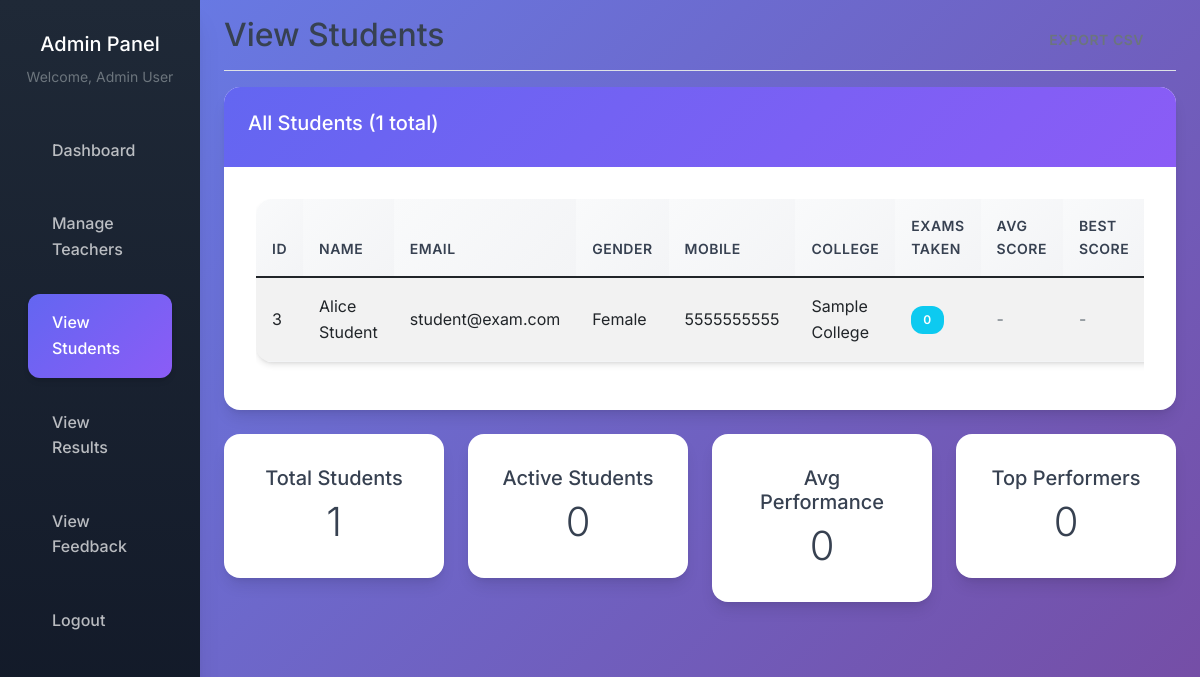
Screenshot of /admin/view_students.php (signed in) with the database file from the repository.
### tables this page shows
CREATE TABLE users (
    id INT PRIMARY KEY AUTO_INCREMENT,
    name VARCHAR(100) NOT NULL,
    email VARCHAR(100) UNIQUE NOT NULL,
    password VARCHAR(255) NOT NULL,
    role ENUM('admin', 'teacher', 'student') NOT NULL DEFAULT 'student',
    gender ENUM('male', 'female', 'other') NOT NULL,
    mobile VARCHAR(15) NOT NULL,
    college VARCHAR(100) NOT NULL,
    created_at TIMESTAMP DEFAULT CURRENT_TIMESTAMP,
    updated_at TIMESTAMP DEFAULT CURRENT_TIMESTAMP ON UPDATE CURRENT_TIMESTAMP,
    INDEX idx_email (email),
    INDEX idx_role (role)
);

### admin/view_students.php (the view, shortened to what this page needs)
<?php
require_once '../includes/functions.php';
$stmt = $conn->prepare("
    SELECT u.*,
           COUNT(r.id) as total_exams_taken,
           AVG(r.score) as avg_score,
           MAX(r.score) as best_score
    FROM users u
    LEFT JOIN results r ON u.id = r.user_id
    WHERE u.role = 'student'
    GROUP BY u.id
    ORDER BY u.name
");
$stmt->execute();
$students = $stmt->get_result();
?>
<!DOCTYPE html>
<html lang="en">
<head>
    <link href="https://cdn.jsdelivr.net/npm/bootstrap@5.1.3/dist/css/bootstrap.min.css" rel="stylesheet">
    <link rel="stylesheet" href="../assets/css/style.css">
</head>
<body>
    <div class="container-fluid">
        <div class="row">
            <nav class="col-md-3 col-lg-2 d-md-block sidebar">
                <div class="position-sticky">
                    <div class="text-center mb-4">
                        <h5 class="text-white">Admin Panel</h5>
                        <small class="text-muted">Welcome, <?php echo htmlspecialchars($_SESSION['name']); ?></small>
                    </div>
                    <ul class="nav flex-column">
                        <li class="nav-item">
                            <a class="nav-link" href="dashboard.php">
                                Dashboard
                            </a>
                        </li>
                        <li class="nav-item">
                            <a class="nav-link" href="manage_teachers.php">
                                Manage Teachers
                            </a>
                        </li>
                        <li class="nav-item">
                            <a class="nav-link active" href="view_students.php">
                                View Students
                            </a>
                        </li>
                        <li class="nav-item">
                            <a class="nav-link" href="view_results.php">
                                View Results
                            </a>
                        </li>
                        <li class="nav-item">
                            <a class="nav-link" href="view_feedback.php">
                                View Feedback
                            </a>
                        </li>
                        <li class="nav-item">
                            <a class="nav-link" href="../logout.php">
                                Logout
                            </a>
                        </li>
                    </ul>
                </div>
            </nav>
            <main class="col-md-9 ms-sm-auto col-lg-10 px-md-4">
                <div class="d-flex justify-content-between flex-wrap flex-md-nowrap align-items-center pt-3 pb-2 mb-3 border-bottom">
                    <h1 class="h2">View Students</h1>
                    <div class="btn-toolbar mb-2 mb-md-0">
                        <div class="btn-group me-2">
                            <button class="btn btn-sm btn-outline-secondary" onclick="exportToCSV()">Export CSV</button>
                        </div>
                    </div>
                </div>
                <div class="card">
                    <div class="card-header">
                        <h5>All Students (<?php echo $students->num_rows; ?> total)</h5>
                    </div>
                    <div class="card-body">
                        <div class="table-responsive">
                            <table class="table table-striped" id="studentsTable">
                                <thead>
                                    <tr>
                                        <th>ID</th>
                                        <th>Name</th>
                                        <th>Email</th>
                                        <th>Gender</th>
                                        <th>Mobile</th>
                                        <th>College</th>
                                        <th>Exams Taken</th>
                                        <th>Avg Score</th>
                                        <th>Best Score</th>
                                    </tr>
                                </thead>
                                <tbody>
                                    <?php while ($student = $students->fetch_assoc()): ?>
                                    <tr>
                                        <td><?php echo $student['id']; ?></td>
                                        <td><?php echo htmlspecialchars($student['name']); ?></td>
                                        <td><?php echo htmlspecialchars($student['email']); ?></td>
                                        <td><?php echo ucfirst($student['gender']); ?></td>
                                        <td><?php echo htmlspecialchars($student['mobile']); ?></td>
                                        <td><?php echo htmlspecialchars($student['college']); ?></td>
                                        <td>
                                            <span class="badge bg-info"><?php echo $student['total_exams_taken']; ?></span>
                                        </td>
                                        <td>
                                            <?php if ($student['avg_score']): ?>
                                                <span class="badge bg-<?php echo $student['avg_score'] >= 80 ? 'success' : ($student['avg_score'] >= 60 ? 'warning' : 'danger'); ?>">
                                                    <?php echo number_format($student['avg_score'], 1); ?>
                                                </span>
                                            <?php else: ?>
                                                <span class="text-muted">-</span>
                                            <?php endif; ?>
                                        </td>
                                        <td>
                                            <?php if ($student['best_score']): ?>
                                                <span class="badge bg-primary"><?php echo number_format($student['best_score'], 1); ?></span>
                                            <?php else: ?>
                                                <span class="text-muted">-</span>
                                            <?php endif; ?>
                                        </td>
                                    </tr>
                                    <?php endwhile; ?>
                                </tbody>
                            </table>
                        </div>
                    </div>
                </div>
                <div class="row mt-4">
                    <div class="col-md-3">
                        <div class="card text-center">
                            <div class="card-body">
                                <h5 class="card-title">Total Students</h5>
                                <p class="card-text display-6"><?php echo $students->num_rows; ?></p>
                            </div>
                        </div>
                    </div>
                    <div class="col-md-3">
                        <div class="card text-center">
                            <div class="card-body">
                                <h5 class="card-title">Active Students</h5>
                                <p class="card-text display-6">
                                    <?php
                                    $stmt = $conn->prepare("SELECT COUNT(DISTINCT user_id) as active_students FROM results");
                                    $stmt->execute();
                                    echo $stmt->get_result()->fetch_assoc()['active_students'];
                                    ?>
                                </p>
                            </div>
                        </div>
                    </div>
                    <div class="col-md-3">
                        <div class="card text-center">
                            <div class="card-body">
                                <h5 class="card-title">Avg Performance</h5>
                                <p class="card-text display-6">
                                    <?php
                                    $stmt = $conn->prepare("SELECT AVG(score) as avg_performance FROM results");
                                    $stmt->execute();
                                    $avg = $stmt->get_result()->fetch_assoc()['avg_performance'];
                                    echo $avg ? number_format($avg, 1) : '0';
                                    ?>
                                </p>
                            </div>
                        </div>
                    </div>
                    <div class="col-md-3">
                        <div class="card text-center">
                            <div class="card-body">
                                <h5 class="card-title">Top Performers</h5>
                                <p class="card-text display-6">
                                    <?php
                                    $stmt = $conn->prepare("SELECT COUNT(DISTINCT user_id) as top_performers FROM results WHERE score >= 80");
                                    $stmt->execute();
                                    echo $stmt->get_result()->fetch_assoc()['top_performers'];
                                    ?>
                                </p>
                            </div>
                        </div>
                    </div>
                </div>
            </main>
        </div>
    </div>
</body>
</html>

### assets/css/style.css (style rules this page uses)
:root { --primary-color: #6366f1; --primary-dark: #4f46e5; --secondary-color: #8b5cf6; --success-color: #10b981; --warning-color: #f59e0b; --danger-color: #ef4444; --info-color: #06b6d4; --dark-color: #1f2937; --light-color: #f8fafc; --white: #ffffff; --gray-50: #f9fafb; --gray-100: #f3f4f6; --gray-200: #e5e7eb; --gray-300: #d1d5db; --gray-400: #9ca3af; --gray-500: #6b7280; --gray-600: #4b5563; --gray-700: #374151; --gray-800: #1f2937; --gray-900: #111827; --shadow-sm: 0 1px 2px 0 rgb(0 0 0 / 0.05); --shadow: 0 1px 3px 0 rgb(0 0 0 / 0.1), 0 1px 2px -1px rgb(0 0 0 / 0.1); --shadow-md: 0 4px 6px -1px rgb(0 0 0 / 0.1), 0 2px 4px -2px rgb(0 0 0 / 0.1); --shadow-lg: 0 10px 15px -3px rgb(0 0 0 / 0.1), 0 4px 6px -4px rgb(0 0 0 / 0.1); --shadow-xl: 0 20px 25px -5px rgb(0 0 0 / 0.1), 0 8px 10px -6px rgb(0 0 0 / 0.1); --border-radius: 0.75rem; --border-radius-lg: 1rem; --border-radius-xl: 1.5rem; }
* { margin: 0; padding: 0; box-sizing: border-box; }
body { font-family: 'Inter', -apple-system, BlinkMacSystemFont, 'Segoe UI', Roboto, sans-serif; background: linear-gradient(135deg, #667eea 0%, #764ba2 100%); min-height: 100vh; color: var(--gray-700); line-height: 1.6; }
.card { background: var(--white); border: none; border-radius: var(--border-radius-lg); box-shadow: var(--shadow-lg); transition: all 0.3s ease; overflow: hidden; }
.card-header { background: linear-gradient(135deg, var(--primary-color), var(--secondary-color)); color: var(--white); border: none; padding: 1.5rem; font-weight: 600; font-size: 1.1rem; }
.card-body { padding: 2rem; }
.btn { font-weight: 600; padding: 0.75rem 1.5rem; border-radius: var(--border-radius); border: none; transition: all 0.3s ease; position: relative; overflow: hidden; text-transform: uppercase; letter-spacing: 0.5px; font-size: 0.875rem; }
.btn::before { content: ''; position: absolute; top: 0; left: -100%; width: 100%; height: 100%; background: linear-gradient(90deg, transparent, rgba(255, 255, 255, 0.2), transparent); transition: left 0.5s; }
.table { background: var(--white); border-radius: var(--border-radius-lg); overflow: hidden; box-shadow: var(--shadow-md); }
.table th { background: linear-gradient(135deg, var(--gray-50), var(--gray-100)); border: none; font-weight: 600; color: var(--gray-700); padding: 1rem; text-transform: uppercase; letter-spacing: 0.5px; font-size: 0.875rem; }
.table td { padding: 1rem; border-bottom: 1px solid var(--gray-100); vertical-align: middle; }
.sidebar { background: linear-gradient(180deg, var(--gray-800), var(--gray-900)); min-height: 100vh; padding-top: 2rem; box-shadow: var(--shadow-xl); }
.sidebar .nav-link { color: rgba(255, 255, 255, 0.7); padding: 1rem 1.5rem; border-radius: var(--border-radius); margin: 0.5rem 1rem; transition: all 0.3s ease; font-weight: 500; position: relative; overflow: hidden; }
.sidebar .nav-link::before { content: ''; position: absolute; top: 0; left: -100%; width: 100%; height: 100%; background: linear-gradient(90deg, transparent, rgba(255, 255, 255, 0.1), transparent); transition: left 0.5s; }
.sidebar .nav-link.active { background: linear-gradient(135deg, var(--primary-color), var(--secondary-color)); color: var(--white); box-shadow: var(--shadow-md); }
.badge { font-size: 0.75rem; padding: 0.5rem 0.75rem; border-radius: var(--border-radius); font-weight: 600; text-transform: uppercase; letter-spacing: 0.5px; }

### rows the page displays
users: id "3", name "Alice Student", email "student@exam.com", gender "Female", mobile "5555555555", college "Sample College", total_exams_taken "0"

### other values shown
$_SESSION['name'] "Admin User"
$students->num_rows "1"
$stmt->get_result()->fetch_assoc()['active_students'] "0"
$stmt->get_result()->fetch_assoc()['top_performers'] "0"
